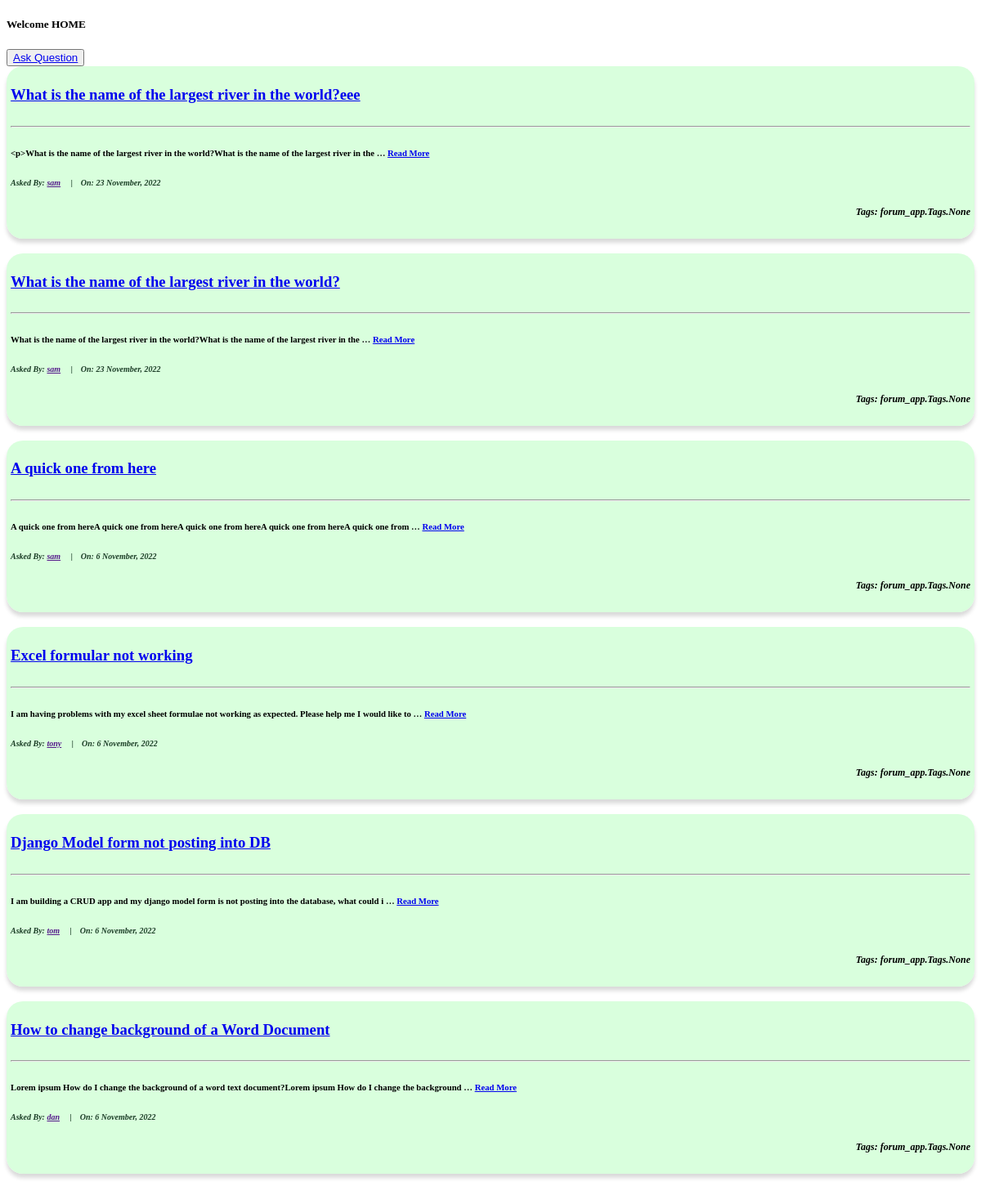
Before: / with the older database file.
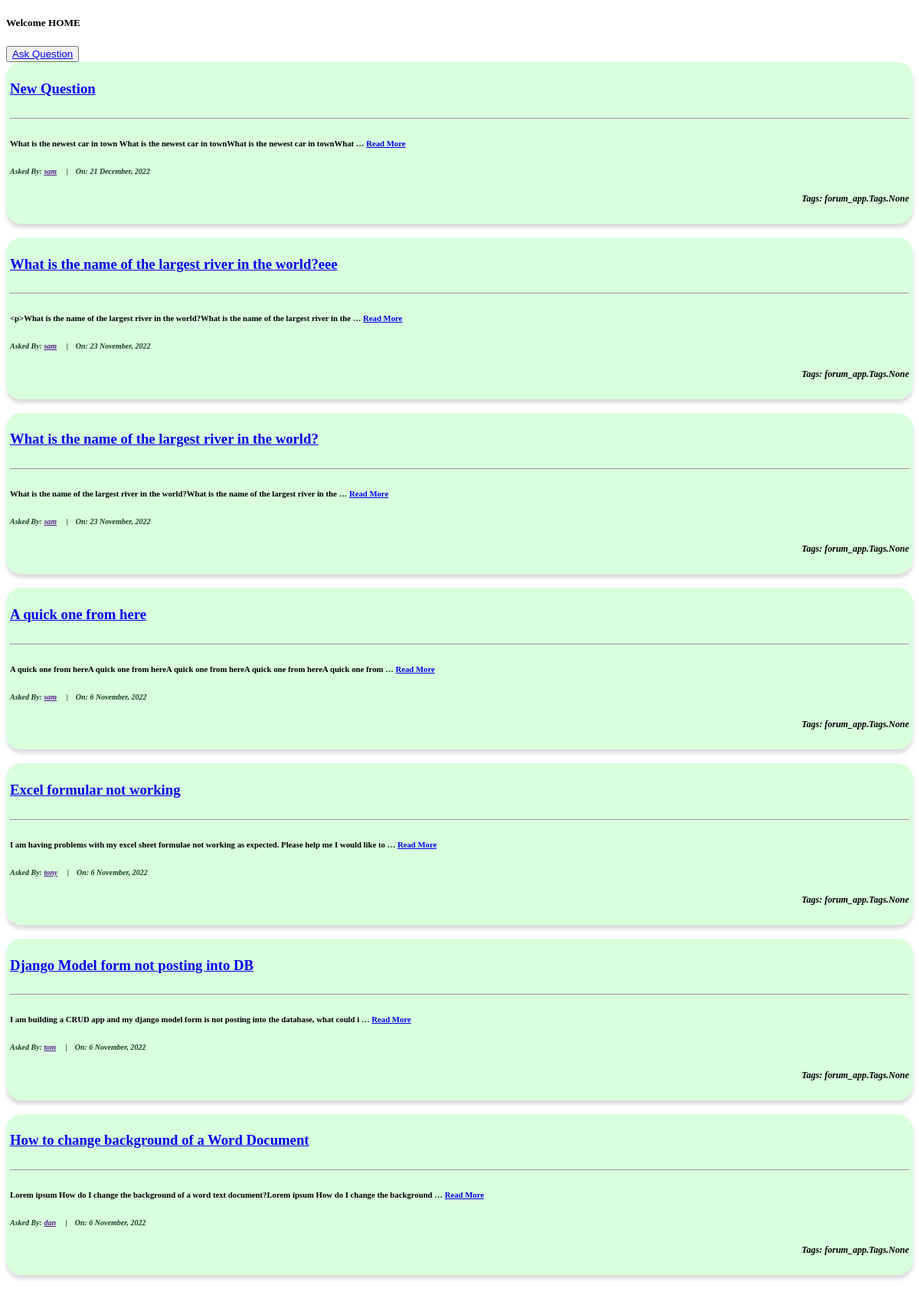
After: the same page with the newer database file.
### forum_app/models.py (models this page shows, shortened)
class Question(models.Model):
    user = models.ForeignKey(User, null=True, on_delete=models.DO_NOTHING)
    profile = models.ForeignKey(Profile, null=True, blank=True, on_delete=models.CASCADE)
    title = models.CharField(max_length=100, null=False, blank=False)
    body = RichTextField()
    created = models.DateTimeField(default=timezone.now)
    updated = models.DateTimeField(auto_now = True)
    categories = models.ManyToManyField(Categories)
    tags = models.ManyToManyField(Tags)
    likes = models.ManyToManyField(User, related_name='questions_post')

### forum_app/views.py (the view)
# urls.py: path('', views.QuestionListView.as_view(), name='home'),
class QuestionListView(ListView):
    model = Question
    context_object_name = 'questions'
    ordering = ['-created']

### forum_app/templates/forum_app/question_list.html (shortened to what this page needs)
{%extends 'base.html'%}
{%block content%}
<h5>Welcome HOME</h5>
<div class="container">
    <div>
        {% if user.is_authenticated %}
        <button><a href="{% url 'questions_create' %}">Ask Question</a></button>
        {% else %}
        <button class="btn"><a href="{% url 'login' %}">Ask Question</button>
        {% endif %}
    </div>
    <div class="list-question">
        <div class="questions">
            {% for question in questions %}
            <div class="container" style="background-color: rgba(209, 255, 213, 0.808); padding: 5px;
            box-shadow: rgba(0, 0, 0, 0.15) 0px 5px 5px 0px; border-radius: 20px;">
                <div id="title-sec" style="display: flex; align-items: center;">
                    <h3 id="fh3"><a href="{% url 'questions_detail' question.id %}">{{ question.title }}</a></h3>
                </div>
                <hr>
                {% if question.body|wordcount <= 20 %}
                <h6 id="fh6" style="text-align: left;">{{ question.body}}</h6>
                {% else %}
                <h6 id="fh6" style="text-align: left;">{{ question.body|truncatewords:20}} <a href="{% url 'questions_detail' question.id %}">Read More</a></h6>
                {% endif %}
                <h6 id="fh6" style="font-size: 10px; font-style: italic; color: rgb(28, 61, 39);">Asked By: <a href="">{{ question.user }}</a>
                    &nbsp;&nbsp;&nbsp; |&nbsp;&nbsp;&nbsp; On: {{question.created|date:"j F, Y"}}</h6>
                <h5 style="text-align: right; font-size: 12px; font-style: italic;">Tags: {{question.tags}}</h5>
            </div> <br>
            {% endfor %}
        </div>
    </div>
</div>
{%endblock content%}

Changed rows visible on the page:
added Question: title "New Question", body "What is the newest car in town What is the newest car in townWhat is the newest car in townWhat …", user "sam", created "21 December, 2022", tags "forum_app.Tags.None"
